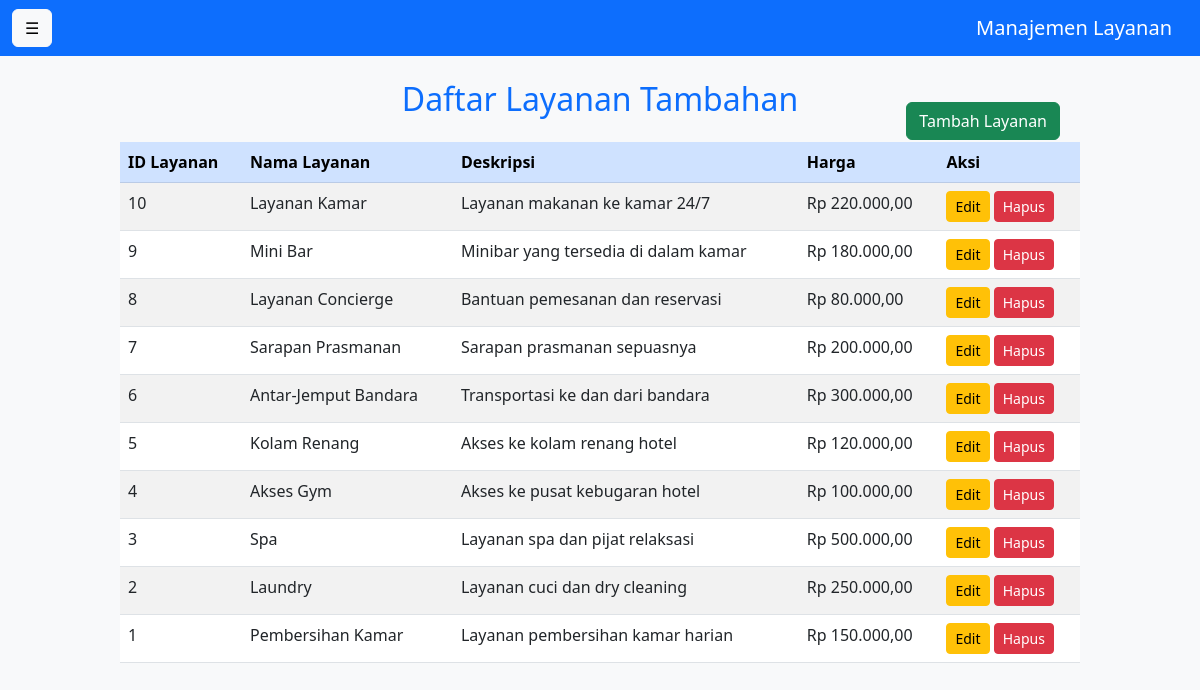
Screenshot of /pages/services.php with the database file from the repository.
### tables this page shows
CREATE TABLE `services` (
  `service_id` int(11) NOT NULL,
  `name` varchar(100) NOT NULL,
  `description` text DEFAULT NULL,
  `price` decimal(10,2) NOT NULL
);

### pages/services.php (the view, shortened to what this page needs)
<?php
include '../config.php';
$query = "SELECT * FROM services ORDER BY service_id DESC";
$result = $conn->query($query);
?>
<!DOCTYPE html>
<html lang="id">
<head>
    <link href="https://cdn.jsdelivr.net/npm/bootstrap@5.3.0/dist/css/bootstrap.min.css" rel="stylesheet">
    <link rel="stylesheet" href="../assets/css/style.css">
</head>
<body>
    <nav class="navbar navbar-expand-lg navbar-dark bg-primary">
        <div class="container-fluid">
            <button class="btn btn-light me-3" id="toggleSidebar">☰</button>
            <a class="navbar-brand" href="#">Manajemen Layanan</a>
        </div>
    </nav>
    <div class="content" id="mainContent">
        <h2 class="text-center text-primary my-4">Daftar Layanan Tambahan</h2>
        <div class="table-container" style="position: relative; width: 80%; margin: 0 auto;">
            <div class="d-flex justify-content-end mb-3" style="position: absolute; top: -40px; right: 20px;">
                <a href="add_service.php" class="btn btn-success">Tambah Layanan</a>
            </div>
            <div class="table-responsive">
                <table class="table table-striped table-hover">
                    <thead class="table-primary">
                        <tr>
                            <th>ID Layanan</th>
                            <th>Nama Layanan</th>
                            <th>Deskripsi</th>
                            <th>Harga</th>
                            <th>Aksi</th>
                        </tr>
                    </thead>
                    <tbody>
                        <?php while ($row = $result->fetch_assoc()): ?>
                            <tr>
                                <td><?= $row['service_id']; ?></td>
                                <td><?= $row['name']; ?></td>
                                <td><?= $row['description']; ?></td>
                                <td>Rp <?= number_format($row['price'], 2, ',', '.'); ?></td>
                                <td>
                                    <a href="edit_service.php?service_id=<?= $row['service_id']; ?>" class="btn btn-warning btn-sm">Edit</a>
                                    <a href="../actions/delete_service.php?service_id=<?= $row['service_id']; ?>" class="btn btn-danger btn-sm" onclick="return confirm('Yakin ingin menghapus?')">Hapus</a>
                                </td>
                            </tr>
                        <?php endwhile; ?>
                    </tbody>
                </table>
            </div>
        </div>
    </div>
</body>
</html>

### assets/css/style.css (style rules this page uses)
body { background-color: #f8f9fa; }
.content { transition: margin-left 0.3s ease-in-out; }

### rows the page displays
services: service_id "10", name "Layanan Kamar", description "Layanan makanan ke kamar 24/7", price "220.000,00"
services: service_id "9", name "Mini Bar", description "Minibar yang tersedia di dalam kamar", price "180.000,00"
services: service_id "8", name "Layanan Concierge", description "Bantuan pemesanan dan reservasi", price "80.000,00"
services: service_id "7", name "Sarapan Prasmanan", description "Sarapan prasmanan sepuasnya", price "200.000,00"
services: service_id "6", name "Antar-Jemput Bandara", description "Transportasi ke dan dari bandara", price "300.000,00"
services: service_id "5", name "Kolam Renang", description "Akses ke kolam renang hotel", price "120.000,00"
services: service_id "4", name "Akses Gym", description "Akses ke pusat kebugaran hotel", price "100.000,00"
services: service_id "3", name "Spa", description "Layanan spa dan pijat relaksasi", price "500.000,00"
services: service_id "2", name "Laundry", description "Layanan cuci dan dry cleaning", price "250.000,00"
services: service_id "1", name "Pembersihan Kamar", description "Layanan pembersihan kamar harian", price "150.000,00"
